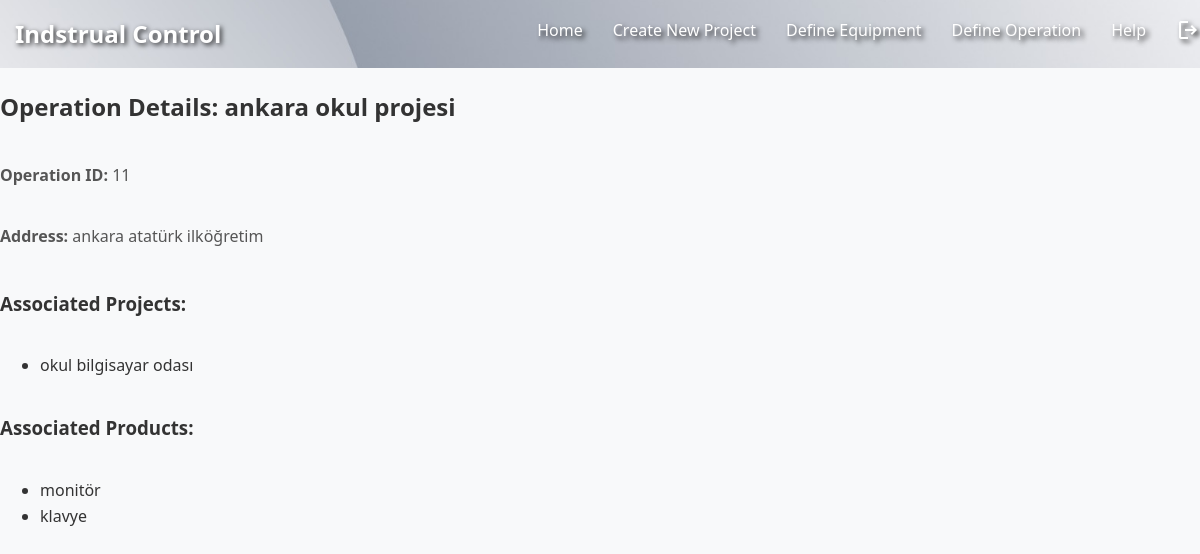
The page /operation_details.php?id=11 (signed in) on the database its author committed.
### tables this page shows
CREATE TABLE `operations` (
  `operation_id` int(11) NOT NULL,
  `operation_name` varchar(50) DEFAULT NULL,
  `operation_owner` int(11) DEFAULT NULL,
  `address` varchar(255) DEFAULT NULL
);

CREATE TABLE `projects` (
  `project_id` int(11) NOT NULL,
  `project_name` varchar(50) DEFAULT NULL,
  `project_creater_id` int(11) DEFAULT NULL,
  `project_start_date` date DEFAULT NULL,
  `project_end_date` date DEFAULT NULL
);

CREATE TABLE `products` (
  `product_id` int(11) NOT NULL,
  `product_name` varchar(50) DEFAULT NULL,
  `amount` int(11) DEFAULT NULL,
  `product_owner_id` int(11) DEFAULT NULL,
  `address` varchar(255) DEFAULT NULL
);

### operation_details.php (the view, shortened to what this page needs)
<?php
if (isset($_SESSION["user_id"])) {
    $mysqli = require __DIR__ . "/database.php";
    if (isset($_GET['id'])) {
        $operationId = $_GET['id'];
        $operationSql = "SELECT * FROM operations WHERE operation_id = $operationId";
        $operationResult = $mysqli->query($operationSql);
        $operation = $operationResult->fetch_assoc();
        $projectsSql = "SELECT projects.project_name FROM projects
                        INNER JOIN operation_projects ON projects.project_id = operation_projects.project_id
                        WHERE operation_projects.operation_id = $operationId";
        $projectsResult = $mysqli->query($projectsSql);
        $projects = $projectsResult->fetch_all(MYSQLI_ASSOC);
        $productsSql = "SELECT products.product_name FROM products
                        INNER JOIN operation_products ON products.product_id = operation_products.product_id
                        WHERE operation_products.operation_id = $operationId";
        $productsResult = $mysqli->query($productsSql);
        $products = $productsResult->fetch_all(MYSQLI_ASSOC);
    }
}
?>
<!DOCTYPE html>
<html lang="en">
<head>
    <link rel="stylesheet" type="text/css" href="global.css">
</head>
<body>
<nav class="navbar">
    <div class="logo">
        <h1>Indstrual Control</h1>
    </div>
    <div class="navbar-links">
        <a href="index.php">Home</a>
        <a href="create_project_page.php?user_id=<?php echo $_SESSION["user_id"]; ?>">Create New Project</a>
        <a href="create_equipment_page.php?user_id=<?php echo $_SESSION["user_id"]; ?>">Define Equipment</a>
        <a href="create_operations_page.php?user_id=<?php echo $_SESSION["user_id"]; ?>">Define Operation</a>
        <a href="help.php">Help</a>
        <a href="logout.php"><span class="material-symbols-outlined">logout</span></a>
    </div>
</nav>
    <?php if (isset($operation)): ?>
        <h2>Operation Details: <?php echo $operation['operation_name']; ?></h2>
        <p><strong>Operation ID:</strong> <?php echo $operation['operation_id']; ?></p>
        <p><strong>Address:</strong> <?php echo $operation['address']; ?></p>
        <h3>Associated Projects:</h3>
        <ul>
            <?php foreach ($projects as $project): ?>
                <li><?php echo $project['project_name']; ?></li>
            <?php endforeach; ?>
        </ul>
        <h3>Associated Products:</h3>
        <ul>
            <?php foreach ($products as $product): ?>
                <li><?php echo $product['product_name']; ?></li>
            <?php endforeach; ?>
        </ul>
    <?php else: ?>
        <p>Operation details not found or user not logged in.</p>
    <?php endif; ?>
</body>
</html>

### global.css (style rules this page uses)
body { font-family: 'Segoe UI', Tahoma, Geneva, Verdana, sans-serif; background-color: #f8f9fa; margin: 0; padding: 0; color: #333; line-height: 1.6; display: flex; flex-direction: column; min-height: 100vh; }
h1 { color: #343a40; margin-bottom: 20px; }
a { color: blue; }
p { margin-bottom: 20px; color: #555; }
a { color: #343a40; text-decoration: none; }
.navbar { background-color: #343a40; padding: 15px; display: flex; justify-content: space-between; align-items: center; background: url("./assets/main-background.jpg") center center no-repeat; width: 100%; height: auto; background-size: cover; }
.logo h1 { color: white; margin: 0; text-shadow: 2px 2px 5px rgba(0, 0, 0, 0.8); }
.navbar-links { display: flex; }
.navbar-links a { color: #fff; text-shadow: 3px 3px 5px rgba(0, 0, 0, 0.8); text-decoration: none; margin: 0 15px; transition: color 0.3s ease; }

### rows shown on the page
operations: operation_name "ankara okul projesi", operation_id "11", address "ankara atatürk ilköğretim"
projects: project_name "okul bilgisayar odası"
products: product_name "monitör"
products: product_name "klavye"
